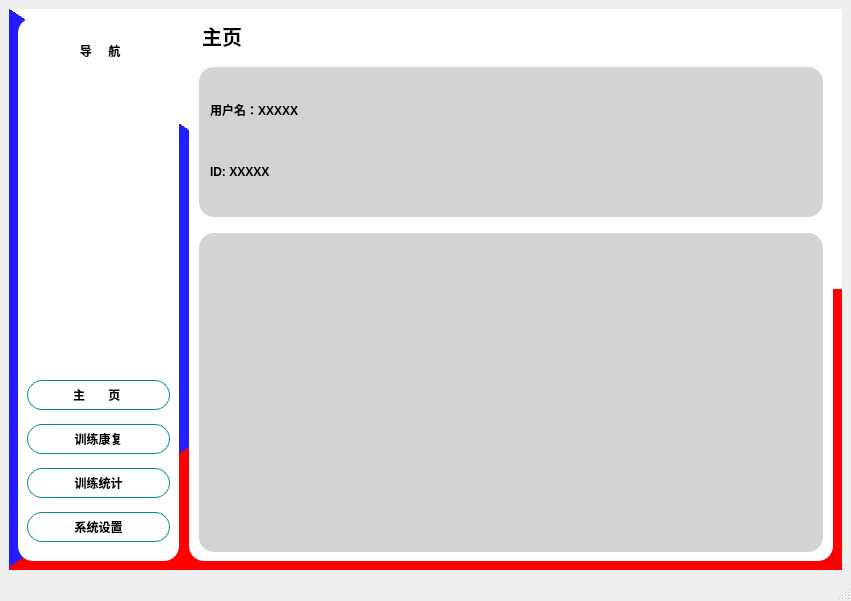
<?xml version="1.0" encoding="UTF-8"?>
<ui version="4.0">
 <class>MainWindow</class>
 <widget class="QMainWindow" name="MainWindow">
  <property name="geometry">
   <rect>
    <x>0</x>
    <y>0</y>
    <width>851</width>
    <height>601</height>
   </rect>
  </property>
  <property name="windowTitle">
   <string>MainWindow</string>
  </property>
  <widget class="QWidget" name="centralwidget">
   <layout class="QGridLayout" name="gridLayout">
    <item row="0" column="0">
     <widget class="QWidget" name="widget" native="true">
      <property name="styleSheet">
       <string notr="true">#widget{
	background: qconicalgradient(cx:0.5, cy:0.5, angle:0, stop:0 rgba(255, 255, 255, 255), stop:0.373979 rgba(255, 255, 255, 255), stop:0.373991 rgba(33, 30, 255, 255), stop:0.624018 rgba(33, 30, 255, 255), stop:0.624043 rgba(255, 0, 0, 255), stop:1 rgba(255, 0, 0, 255))
}


</string>
      </property>
      <layout class="QHBoxLayout" name="horizontalLayout" stretch="1,4">
       <property name="spacing">
        <number>10</number>
       </property>
       <property name="leftMargin">
        <number>9</number>
       </property>
       <item>
        <widget class="QWidget" name="widget_2" native="true">
         <property name="styleSheet">
          <string notr="true">QWidget{
	background-color: white;
	border-radius: 15px;
	
}</string>
         </property>
         <layout class="QVBoxLayout" name="verticalLayout" stretch="1,3,1,1,1,1">
          <property name="spacing">
           <number>5</number>
          </property>
          <item>
           <widget class="QPushButton" name="pushButton_5">
            <property name="minimumSize">
             <size>
              <width>0</width>
              <height>30</height>
             </size>
            </property>
            <property name="font">
             <font>
              <family>Microsoft JhengHei UI</family>
              <weight>75</weight>
              <bold>true</bold>
             </font>
            </property>
            <property name="text">
             <string> 导     航</string>
            </property>
            <property name="icon">
             <iconset>
              <normaloff>../icons/menu.svg</normaloff>../icons/menu.svg</iconset>
            </property>
           </widget>
          </item>
          <item>
           <spacer name="verticalSpacer">
            <property name="orientation">
             <enum>Qt::Vertical</enum>
            </property>
            <property name="sizeType">
             <enum>QSizePolicy::Maximum</enum>
            </property>
            <property name="sizeHint" stdset="0">
             <size>
              <width>20</width>
              <height>300</height>
             </size>
            </property>
           </spacer>
          </item>
          <item>
           <widget class="QPushButton" name="pushButton">
            <property name="sizePolicy">
             <sizepolicy hsizetype="Minimum" vsizetype="Fixed">
              <horstretch>0</horstretch>
              <verstretch>3</verstretch>
             </sizepolicy>
            </property>
            <property name="minimumSize">
             <size>
              <width>0</width>
              <height>30</height>
             </size>
            </property>
            <property name="font">
             <font>
              <family>Microsoft JhengHei UI</family>
              <weight>75</weight>
              <bold>true</bold>
             </font>
            </property>
            <property name="styleSheet">
             <string notr="true">QPushButton {
    border: 1px solid #008C8C; /* 设置边框样式 */
    border-radius: 15px; /* 设置边框圆角大小 */

}

QPushButton:hover {
    background-color: #d3d3d3; /* 悬停状态 */
}
</string>
            </property>
            <property name="text">
             <string>主       页 </string>
            </property>
            <property name="icon">
             <iconset>
              <normaloff>../icons/home-filling.svg</normaloff>../icons/home-filling.svg</iconset>
            </property>
           </widget>
          </item>
          <item>
           <widget class="QPushButton" name="pushButton_2">
            <property name="minimumSize">
             <size>
              <width>0</width>
              <height>30</height>
             </size>
            </property>
            <property name="font">
             <font>
              <family>Microsoft JhengHei UI</family>
              <weight>75</weight>
              <bold>true</bold>
             </font>
            </property>
            <property name="styleSheet">
             <string notr="true">QPushButton {
    border: 1px solid #008C8C; /* 设置边框样式 */
    border-radius: 15px; /* 设置边框圆角大小 */
}

QPushButton:hover {
    background-color: #d3d3d3; /* 悬停状态 */
}</string>
            </property>
            <property name="text">
             <string>训练康复</string>
            </property>
            <property name="icon">
             <iconset>
              <normaloff>../icons/work-filling.svg</normaloff>../icons/work-filling.svg</iconset>
            </property>
           </widget>
          </item>
          <item>
           <widget class="QPushButton" name="pushButton_3">
            <property name="minimumSize">
             <size>
              <width>0</width>
              <height>30</height>
             </size>
            </property>
            <property name="font">
             <font>
              <family>Microsoft JhengHei UI</family>
              <weight>75</weight>
              <bold>true</bold>
             </font>
            </property>
            <property name="styleSheet">
             <string notr="true">QPushButton {
    border: 1px solid #008C8C; /* 设置边框样式 */
    border-radius: 15px; /* 设置边框圆角大小 */
}

QPushButton:hover {
    background-color: #d3d3d3; /* 悬停状态 */
}</string>
            </property>
            <property name="text">
             <string>训练统计</string>
            </property>
            <property name="icon">
             <iconset>
              <normaloff>../icons/history-filling.svg</normaloff>../icons/history-filling.svg</iconset>
            </property>
           </widget>
          </item>
          <item>
           <widget class="QPushButton" name="pushButton_4">
            <property name="minimumSize">
             <size>
              <width>0</width>
              <height>30</height>
             </size>
            </property>
            <property name="font">
             <font>
              <family>Microsoft JhengHei UI</family>
              <weight>75</weight>
              <bold>true</bold>
             </font>
            </property>
            <property name="styleSheet">
             <string notr="true">QPushButton {
    border: 1px solid #008C8C; /* 设置边框样式 */
    border-radius: 15px; /* 设置边框圆角大小 */
}

QPushButton:hover {
    background-color: #d3d3d3; /* 悬停状态 */
}</string>
            </property>
            <property name="text">
             <string>系统设置</string>
            </property>
            <property name="icon">
             <iconset>
              <normaloff>../icons/setting-filling.svg</normaloff>../icons/setting-filling.svg</iconset>
            </property>
           </widget>
          </item>
         </layout>
        </widget>
       </item>
       <item>
        <widget class="QWidget" name="widget_3" native="true">
         <property name="sizePolicy">
          <sizepolicy hsizetype="Preferred" vsizetype="Preferred">
           <horstretch>0</horstretch>
           <verstretch>0</verstretch>
          </sizepolicy>
         </property>
         <property name="minimumSize">
          <size>
           <width>0</width>
           <height>20</height>
          </size>
         </property>
         <property name="styleSheet">
          <string notr="true">QWidget{
	background-color: white;
	border-radius: 15px;
}</string>
         </property>
         <layout class="QVBoxLayout" name="verticalLayout_2" stretch="0,0,1,2">
          <property name="leftMargin">
           <number>0</number>
          </property>
          <property name="rightMargin">
           <number>0</number>
          </property>
          <item>
           <widget class="QLineEdit" name="lineEdit">
            <property name="font">
             <font>
              <family>Microsoft JhengHei UI</family>
              <pointsize>15</pointsize>
              <weight>75</weight>
              <bold>true</bold>
             </font>
            </property>
            <property name="text">
             <string>  主页</string>
            </property>
           </widget>
          </item>
          <item>
           <widget class="Line" name="line">
            <property name="minimumSize">
             <size>
              <width>0</width>
              <height>2</height>
             </size>
            </property>
            <property name="maximumSize">
             <size>
              <width>16777215</width>
              <height>2</height>
             </size>
            </property>
            <property name="styleSheet">
             <string notr="true">Line{
	background-color: #008C8C
}</string>
            </property>
            <property name="orientation">
             <enum>Qt::Horizontal</enum>
            </property>
           </widget>
          </item>
          <item>
           <widget class="QWidget" name="widget_4" native="true">
            <property name="styleSheet">
             <string notr="true">QWidget{
	background-color: #d3d3d3;
	border-radius: 15px;
	margin-left: 10px;
	margin-right: 10px;
	margin-bottom: 10px;
}</string>
            </property>
            <layout class="QGridLayout" name="gridLayout_2" columnstretch="1,3">
             <item row="1" column="1">
              <spacer name="horizontalSpacer">
               <property name="orientation">
                <enum>Qt::Horizontal</enum>
               </property>
               <property name="sizeHint" stdset="0">
                <size>
                 <width>462</width>
                 <height>20</height>
                </size>
               </property>
              </spacer>
             </item>
             <item row="0" column="0">
              <widget class="QLineEdit" name="lineEdit_2">
               <property name="font">
                <font>
                 <family>Microsoft JhengHei UI</family>
                 <weight>75</weight>
                 <bold>true</bold>
                </font>
               </property>
               <property name="text">
                <string>用户名：XXXXX</string>
               </property>
              </widget>
             </item>
             <item row="1" column="0">
              <widget class="QLineEdit" name="lineEdit_3">
               <property name="font">
                <font>
                 <family>Microsoft JhengHei UI</family>
                 <weight>75</weight>
                 <bold>true</bold>
                </font>
               </property>
               <property name="text">
                <string>ID: XXXXX</string>
               </property>
              </widget>
             </item>
             <item row="0" column="1">
              <spacer name="horizontalSpacer_2">
               <property name="orientation">
                <enum>Qt::Horizontal</enum>
               </property>
               <property name="sizeHint" stdset="0">
                <size>
                 <width>40</width>
                 <height>20</height>
                </size>
               </property>
              </spacer>
             </item>
            </layout>
           </widget>
          </item>
          <item>
           <widget class="QWidget" name="widget_5" native="true">
            <property name="styleSheet">
             <string notr="true">QWidget{
	background-color: #d3d3d3;
	border-radius: 15px;
	margin-left: 10px;
	margin-right: 10px;
}</string>
            </property>
           </widget>
          </item>
         </layout>
        </widget>
       </item>
      </layout>
     </widget>
    </item>
   </layout>
  </widget>
  <widget class="QStatusBar" name="statusbar"/>
 </widget>
 <resources/>
 <connections/>
</ui>
